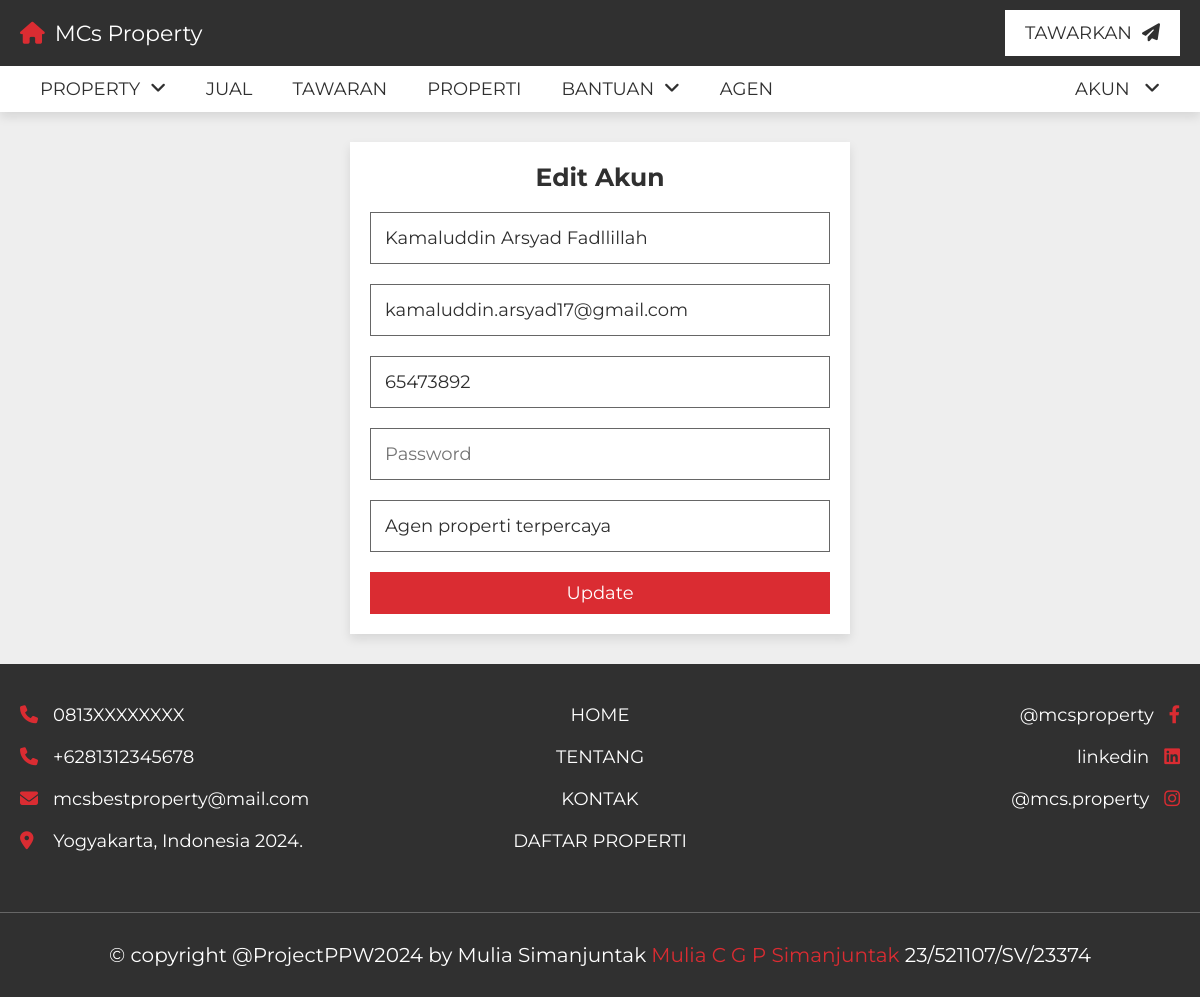
The app's page /settings.php (signed in) with its own data.
### tables this page shows
CREATE TABLE `users` (
  `userId` char(12) NOT NULL,
  `namaUser` varchar(50) NOT NULL,
  `email` varchar(30) NOT NULL,
  `telepon` varchar(13) NOT NULL,
  `password` char(60) NOT NULL,
  `role` char(5) NOT NULL,
  `tentang` text NOT NULL
);

### functions/functions.php (called while the page is built, shortened)
<?php
$mysql = mysqli_connect("localhost","root","","mulya",3306);
function getUserData($id){
    global $mysql;
    $query = "SELECT * FROM users WHERE userId='$id'";
    $res = mysqli_query($mysql,$query);
    $res = mysqli_fetch_assoc($res);
    return $res;
}

### settings.php (the view, shortened to what this page needs)
<?php
include_once "./functions/functions.php";
$data = getUserData($_COOKIE["userId"]);
?>
<!DOCTYPE html>
<html lang="en">
<head>
   <link rel="stylesheet" href="https://cdnjs.cloudflare.com/ajax/libs/font-awesome/6.2.0/css/all.min.css">
   <link rel="stylesheet" href="css/style.css">
</head>
<body>
<?php include "header.php";?>
<section class="form-container">
   <form action="" method="post">
      <h3>Edit Akun</h3>
      <input type="text" name="nama" required maxlength="50" value="<?=$data['namaUser']?>" placeholder="Nama" class="box">
      <input type="email" name="email" required maxlength="30" value="<?=$data['email']?>" placeholder="Email" class="box">
      <input type="tel" name="telepon" required maxlength="13" value="<?=$data['telepon']?>" placeholder="Nomor Telepon" class="box">
      <input type="password" name="password" maxlength="20" placeholder="Password" class="box">
      <?php if($data['role']=="owner"):?>
      <input type="text" name="deskripsi" required maxlength="100" value="<?=$data['tentang']?>" placeholder="Deskripsi" class="box">
      <?php endif;?>
      <input type="submit" value="Update" name="submit" class="btn">
   </form>
</section>
<?php include "footer.php";?>
</body>
</html>

### css/style.css (style rules this page uses)
:root { --main-color:#DA2C32; --light-color:#666; --light-bg:#eee; --white:#fff; --black:#303030; --border:.1rem solid var(--light-color); --box-shodow:0 .5rem 1rem rgba(0,0,0,.1); }
* { font-family: 'Montserrat', sans-serif; margin: 0; padding: 0; box-sizing: border-box; outline: none; border: none; text-decoration: none; }
html { font-size: 62.5%; overflow-x: hidden; scroll-behavior: smooth; scroll-padding-top: 10rem; }
body { background-color: var(--light-bg); }
section { padding: 3rem 2rem; max-width: 1200px; margin: 0 auto; }
.btn, .inline-btn { margin-top: 1rem; padding: 1rem 3rem; background-color: var(--main-color); color: var(--white); cursor: pointer; text-align: center; font-size: 1.8rem; text-transform: capitalize; }
.btn { display: block; width: 100%; }
.form-container form { max-width: 50rem; margin: 0 auto; background-color: var(--white); box-shadow: var(--box-shodow); padding: 2rem; text-align: center; }
.form-container form h3 { padding-bottom: 1rem; font-size: 2.5rem; color: var(--black); text-transform: capitalize; }
.form-container form .box { border: var(--border); padding: 1.4rem; color: var(--black); margin: 1rem 0; width: 100%; font-size: 1.8rem; }

### records on screen
users: nama "Kamaluddin Arsyad Fadllillah", email "kamaluddin.arsyad17@gmail.com", telepon "65473892", deskripsi "Agen properti terpercaya"
